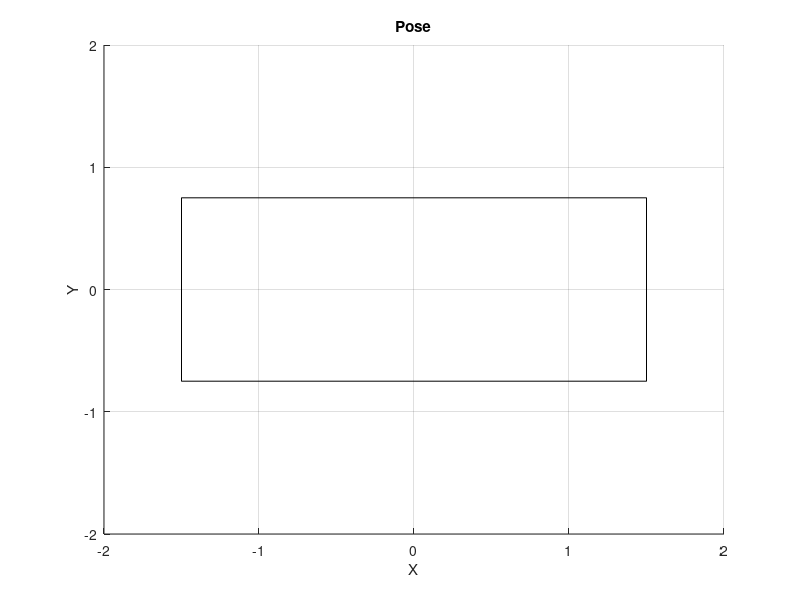

Source code (MATLAB):
function h = pose_plot(varargin)
% graphical visualization of the program

if nargin < 1
  t = 'Pose';
elseif nargin < 2
  t = varargin{1};
elseif nargin < 3
  t = varargin{1};
  axes(varargin{2});
end

h.init = @init;
h.update = @update;

init(t);


  function init(t)
    h.pose = [];

    % pose display
    h.poseAxes = gca;
    title(t);
    xlabel('X');
    ylabel('Y');
    zlabel('Z');
    axis([-2, 2, -2, 2, -2, 2]);
    grid on;
    hold on;

    % pose display box
    lx = 1.50;
    ly = 0.75;
    lz = 0.50;
    h.dispBox.lx = lx;
    h.dispBox.ly = ly;
    h.dispBox.lz = lz;
    h.dispBox.x = [ +lx -lx +lx -lx +lx -lx +lx -lx; 
                    +ly +ly -ly -ly +ly +ly -ly -ly; 
                    +lz +lz +lz +lz -lz -lz -lz -lz];
    h.dispBox.ifront =  [1 3 7 5 1];
    h.dispBox.iback =   [2 4 8 6 2];
    h.dispBox.itop =    [1 2 4 3 1];
    h.dispBox.ibottom = [5 6 8 7 5];

    % initialize pose plot
    xp = eye(3)*h.dispBox.x;
    h.box = plot3(xp(1,h.dispBox.itop), xp(2,h.dispBox.itop), xp(3,h.dispBox.itop), 'k-', ...
                    xp(1,h.dispBox.ibottom), xp(2,h.dispBox.ibottom), xp(3,h.dispBox.ibottom), 'k-');
    h.front = patch(xp(1,h.dispBox.ifront), xp(2,h.dispBox.ifront), xp(3,h.dispBox.ifront), 'b');
    h.back = patch(xp(1,h.dispBox.iback), xp(2,h.dispBox.iback), xp(3,h.dispBox.iback), 'r');

  end

  function update(R)
    xp = R*h.dispBox.x;

    set(h.box(1), 'XData', xp(1,h.dispBox.itop), 'YDATA', xp(2,h.dispBox.itop), 'ZDATA', xp(3,h.dispBox.itop));
    set(h.box(2), 'XData', xp(1,h.dispBox.ibottom), 'YDATA', xp(2,h.dispBox.ibottom), 'ZDATA', xp(3,h.dispBox.ibottom));
    
    set(h.front, 'XData', xp(1,h.dispBox.ifront), 'YDATA', xp(2,h.dispBox.ifront), 'ZDATA', xp(3,h.dispBox.ifront));
    set(h.back, 'XData', xp(1,h.dispBox.iback), 'YDATA', xp(2,h.dispBox.iback), 'ZDATA', xp(3,h.dispBox.iback));
  end

end

